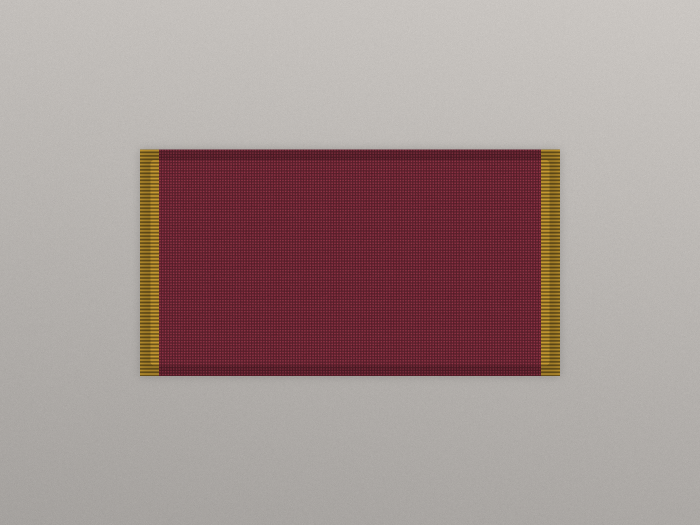
#> input picture backend/app/ai/fixtures/images/synthetic/good.png, 1400 x 1050 px (shown at 1/2 size); its folder holds only this picture in this run
$ python -i quality.py   (imports and definitions only)   (older library calls are emulated)
#> lines starting #> are read from the running program, lines starting #| are printed output that depends on the picture; after the words box and inside, x2 and y2 are one past the last pixel; in counts of white or black regions, pixels touching at a corner belong together
"""
Photo quality assessor.

The first gate in the pipeline, and the one that protects every later stage: no
deterministic enhancement recovers a photo with no recoverable detail in it, and
`TEAM_BUILD_GUIDE.md` forbids inventing detail that was never captured. So a bad
capture must be caught and re-shot, not "fixed".

Everything here is measurement, not inference. There is no model, no weights and no
network call. Given the same bytes it returns the same verdict on any machine, which
is what makes the retake guidance testable and the failure modes explainable to the
artisan in one sentence.

## About the thresholds

The numbers in `QualityThresholds` are **engineering knobs, not measured constants**,
and nothing in the pitch should present them as findings. They were set to separate
the synthetic fixture set in `fixtures/images/`, which is a starting point and not
evidence about real photographs. Calibrate them against the consented evaluation set
described in `TEAM_BUILD_GUIDE.md` before the pilot, and record what changed.

A threshold that has not been calibrated on real craft photographs taken on real
low-end phones in real workshop lighting is a guess. It is a *defensible* guess --
every metric below is a standard, published image measure -- but the code should not
imply more than that, so `QualityReport.metrics` always carries the raw numbers
alongside the grade.
"""

from __future__ import annotations

from dataclasses import dataclass
from pathlib import Path

import cv2
import numpy as np

from ..contracts import QualityLevel, QualityReport

# Blur and framing are resolution-dependent measures. Every image is scaled to this
# long edge before measurement so a 12 MP phone photo and a 2 MP one are graded on the
# same scale. Without this, "sharpness" would mostly measure the camera.
ANALYSIS_LONG_EDGE = 1024


@dataclass(frozen=True)
class QualityThresholds:
    """Provisional. See the module docstring before quoting any of these anywhere."""

    # Capture resolution below which detail is genuinely absent rather than soft.
    min_long_edge_px: int = 640

    # Variance of the Laplacian on a 0..1 grayscale image at ANALYSIS_LONG_EDGE.
    # Higher is sharper.
    blur_acceptable_above: float = 2.0e-3
    blur_unacceptable_below: float = 4.0e-4

    # Fraction of pixels crushed to black or blown to white. Clipped pixels have lost
    # their information permanently; no exposure correction brings them back.
    clip_needs_correction_above: float = 0.02
    clip_unacceptable_above: float = 0.12

    # Mean luminance, 0..1. Outside this band the whole frame is mis-exposed.
    luma_low: float = 0.18
    luma_high: float = 0.88

    # Subject area as a fraction of the frame.
    subject_small_below: float = 0.10
    subject_tiny_below: float = 0.02
    subject_cropped_above: float = 0.92

    # Distance of the subject centre from the frame centre, as a fraction of the
    # frame's half-diagonal.
    off_centre_above: float = 0.30


DEFAULT_THRESHOLDS = QualityThresholds()


# [3 lines that did not run here, left out]


# [9 lines left out: function load_image, not called in this run]


def _contrast_normalised(gray: np.ndarray) -> np.ndarray:
    """Stretch 2nd..98th percentile to 0..1, so sharpness is independent of exposure.

    Percentiles rather than min/max: a single hot pixel or one crushed shadow must not
    set the scale for the whole frame.
    """
    low, high = np.percentile(gray, (2.0, 98.0))
    if high - low < 1e-4:
        return gray  # a flat frame has no detail to rescale
    return np.clip((gray - low) / (high - low), 0.0, 1.0).astype(np.float32)


def _analysis_copy(image: np.ndarray) -> np.ndarray:
    """Scale to a fixed long edge so measures are comparable across cameras."""
    height, width = image.shape[:2]
    long_edge = max(height, width)
    if long_edge == ANALYSIS_LONG_EDGE:
        return image
    scale = ANALYSIS_LONG_EDGE / long_edge
    interpolation = cv2.INTER_AREA if scale < 1 else cv2.INTER_LINEAR
    return cv2.resize(image, (max(1, round(width * scale)), max(1, round(height * scale))), interpolation=interpolation)


def subject_mask(image: np.ndarray) -> np.ndarray:
    """Separate the product from its background, deterministically.

    Craft product photos share a useful property: the object is somewhere in the middle
    and the background is whatever surrounds it at the frame edge. So estimate the
    background from a border band, measure every pixel's distance from it, and take
    Otsu's threshold of that distance map.

    This is not segmentation and does not pretend to be. It is good enough to answer
    "is the product big enough and roughly centred", which is the only question the
    framing grade asks. A real segmentation model would be a dependency, a download and
    a source of non-determinism, in exchange for precision this grade does not need.
    """
    blurred = cv2.GaussianBlur(image, (5, 5), 0)
    lab = cv2.cvtColor(blurred, cv2.COLOR_BGR2LAB).astype(np.float32)

    height, width = lab.shape[:2]
    band = max(1, min(height, width) // 20)
    border = np.concatenate([
        lab[:band].reshape(-1, 3),
        lab[-band:].reshape(-1, 3),
        lab[:, :band].reshape(-1, 3),
        lab[:, -band:].reshape(-1, 3),
    ])
    background = np.median(border, axis=0)

    distance = np.linalg.norm(lab - background, axis=2)
    peak = float(distance.max())
    if peak <= 1e-6:
        return np.zeros((height, width), dtype=np.uint8)

    scaled = np.clip(distance / peak * 255.0, 0, 255).astype(np.uint8)
    _, mask = cv2.threshold(scaled, 0, 255, cv2.THRESH_BINARY + cv2.THRESH_OTSU)

    kernel = cv2.getStructuringElement(cv2.MORPH_ELLIPSE, (9, 9))
    mask = cv2.morphologyEx(mask, cv2.MORPH_CLOSE, kernel)
    mask = cv2.morphologyEx(mask, cv2.MORPH_OPEN, kernel)

    # Keep only the largest connected region: reflections and stray objects should not
    # inflate the subject area.
    count, labels, stats, _ = cv2.connectedComponentsWithStats(mask, connectivity=8)
    if count <= 1:
        return mask
    largest = 1 + int(np.argmax(stats[1:, cv2.CC_STAT_AREA]))
    return np.where(labels == largest, 255, 0).astype(np.uint8)


def subject_bbox(image: np.ndarray) -> tuple[int, int, int, int] | None:
    """(x, y, w, h) of the detected subject, or None when nothing separates."""
    mask = subject_mask(image)
    if not mask.any():
        return None
    xs = np.flatnonzero(mask.any(axis=0))
    ys = np.flatnonzero(mask.any(axis=1))
    return int(xs[0]), int(ys[0]), int(xs[-1] - xs[0] + 1), int(ys[-1] - ys[0] + 1)


def measure(image: np.ndarray) -> dict[str, float]:
    """Every raw number the grades are derived from. No thresholds applied here."""
    original_long_edge = float(max(image.shape[:2]))
    analysis = _analysis_copy(image)
    gray = cv2.cvtColor(analysis, cv2.COLOR_BGR2GRAY).astype(np.float32) / 255.0

    # Sharpness is measured on an exposure-normalised copy, and this is not a detail.
    # The variance of the Laplacian scales with image contrast, so darkening a photo
    # lowers it without touching focus. Measured raw, a sharp photo taken in a dim
    # workshop grades as blurred -- and the app would tell the artisan to hold the
    # phone steadier when the actual problem is the light. Stretching between the 2nd
    # and 98th percentiles first separates "no detail" from "little light", which are
    # different problems with different retake instructions.
    laplacian_var = float(cv2.Laplacian(_contrast_normalised(gray), cv2.CV_32F, ksize=3).var())

    total = float(gray.size)
    shadow_clip = float((gray <= 2 / 255).sum()) / total
    highlight_clip = float((gray >= 253 / 255).sum()) / total
    mean_luma = float(gray.mean())

    metrics = {
        "long_edge_px": original_long_edge,
        "blur_laplacian_var": laplacian_var,
        "shadow_clip_frac": shadow_clip,
        "highlight_clip_frac": highlight_clip,
        "mean_luma": mean_luma,
        "subject_area_frac": 0.0,
        "subject_centre_offset": 0.0,
    }

    box = subject_bbox(analysis)
    if box is not None:
        x, y, w, h = box
        frame_h, frame_w = analysis.shape[:2]
        metrics["subject_area_frac"] = (w * h) / float(frame_w * frame_h)
        centre = np.array([x + w / 2.0, y + h / 2.0])
        frame_centre = np.array([frame_w / 2.0, frame_h / 2.0])
        half_diagonal = float(np.hypot(frame_w, frame_h) / 2.0)
        metrics["subject_centre_offset"] = float(np.linalg.norm(centre - frame_centre) / half_diagonal)

    return metrics


# [78 lines that did not run here, left out]

>>> import cv2
>>> picture = cv2.imread('../fixtures/images/synthetic/good.png')
#> picture is the input picture: shape (1050, 1400, 3); mean B, G, R 142.5, 143.8, 163
>>> result = measure(picture)
#> in measure, `gray = cv2.cvtColor(analysis, cv2.COLOR_BGR2GRAY).astype(np.float32) /..`:
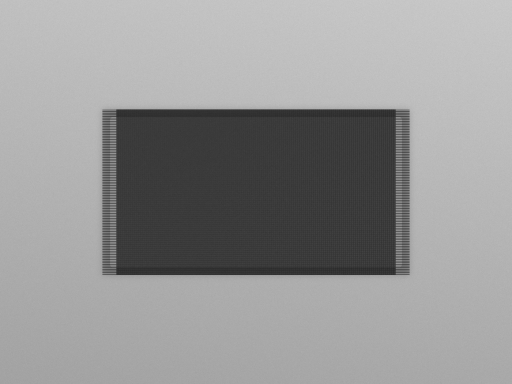
#> gray: shape (768, 1024) float32 (shown at 1/2 size); min 0.141, max 0.804, mean 0.586
#> in _contrast_normalised, `low, high = np.percentile(gray, (2.0, 98.0))`: low = 0.188; high = 0.773
#> in _contrast_normalised, `return np.clip((gray - low) / (high - low), 0.0, 1.0).astype(np.float32)`:
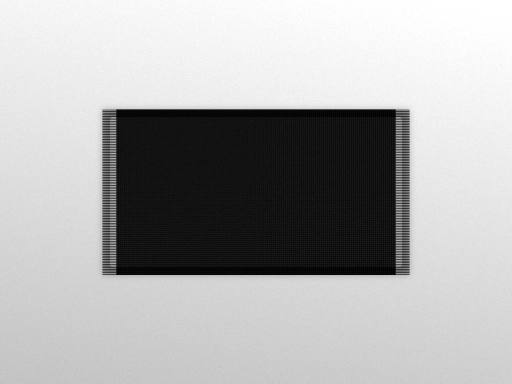
#> returned value: shape (768, 1024) float32 (shown at 1/2 size); min 0, max 1, mean 0.681
#> in measure, `laplacian_var = float(cv2.Laplacian(_contrast_normalised(gray), cv2.CV..`: laplacian_var = 0.101
#> in measure, `shadow_clip = float((gray <= 2 / 255).sum()) / total`: shadow_clip = 0
#> in measure, `mean_luma = float(gray.mean())`: mean_luma = 0.586
#> in measure, `metrics = { "long_edge_px": original_long_edge, "blur_laplacian_var": ..`: metrics = {'long_edge_px': 1400, 'blur_laplacian_var': 0.101, 'shadow_clip_frac': 0, 'highlight_clip_frac': 0, 'mean_luma': 0.586, 'subject_area_frac': 0, 'subject_centre_offset': 0}
#> in subject_mask, `lab = cv2.cvtColor(blurred, cv2.COLOR_BGR2LAB).astype(np.float32)`:
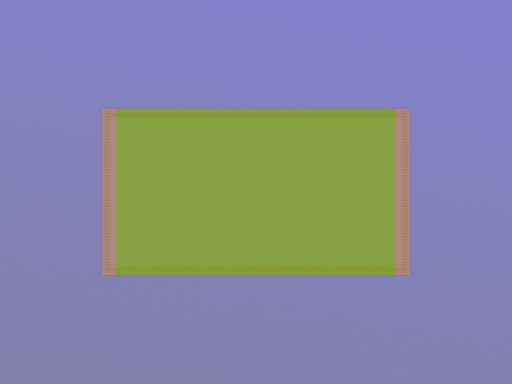
#> lab: shape (768, 1024, 3) float32 (shown at 1/2 size); mean B, G, R 156.2, 135.7, 131.9
#> in subject_mask, `background = np.median(border, axis=0)`: background = [187, 129, 130]
#> in subject_mask, `distance = np.linalg.norm(lab - background, axis=2)`:
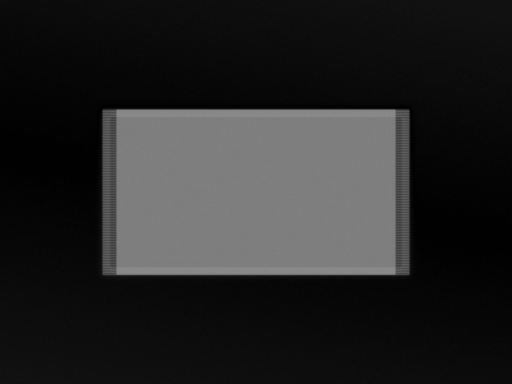
#> distance: shape (768, 1024) float32 (shown at 1/2 size); min 0, max 142.1, mean 38.4
#> in subject_mask, `peak = float(distance.max())`: peak = 142.1
#> in subject_mask, `_, mask = cv2.threshold(scaled, 0, 255, cv2.THRESH_BINARY + cv2.THRESH..`:
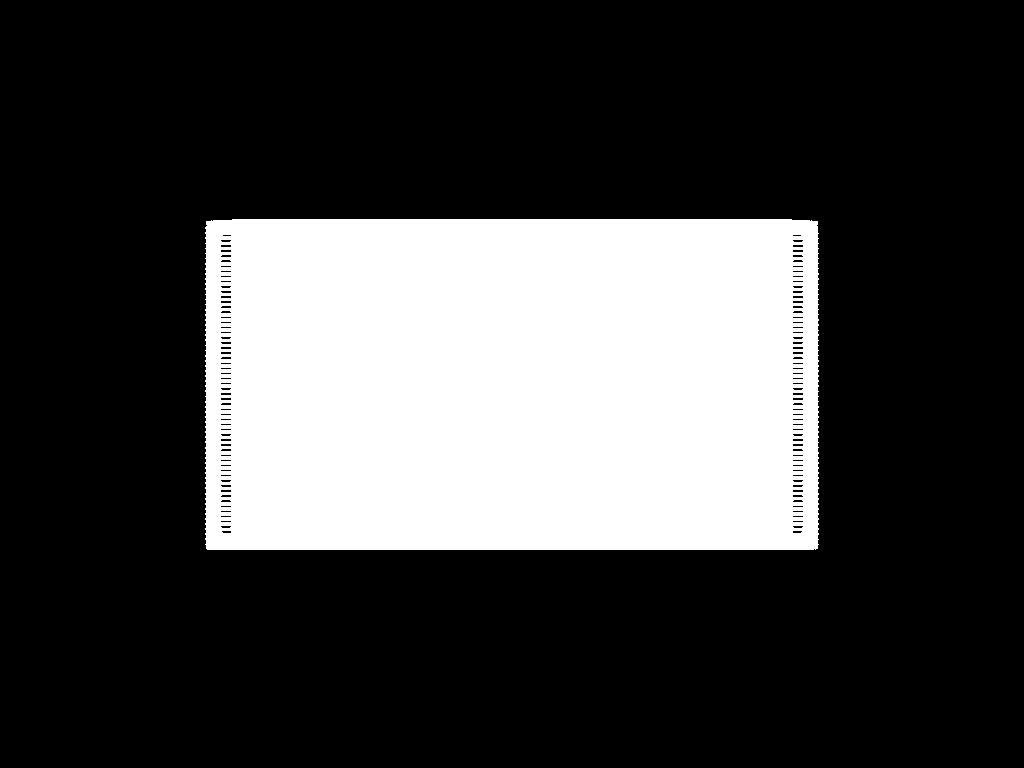
#> mask: shape (768, 1024); 25.6% white; 1 white region, box (x1, y1, x2, y2) and area: (205, 219, 819, 550) 200983
#> in subject_mask, `mask = cv2.morphologyEx(mask, cv2.MORPH_CLOSE, kernel)`:
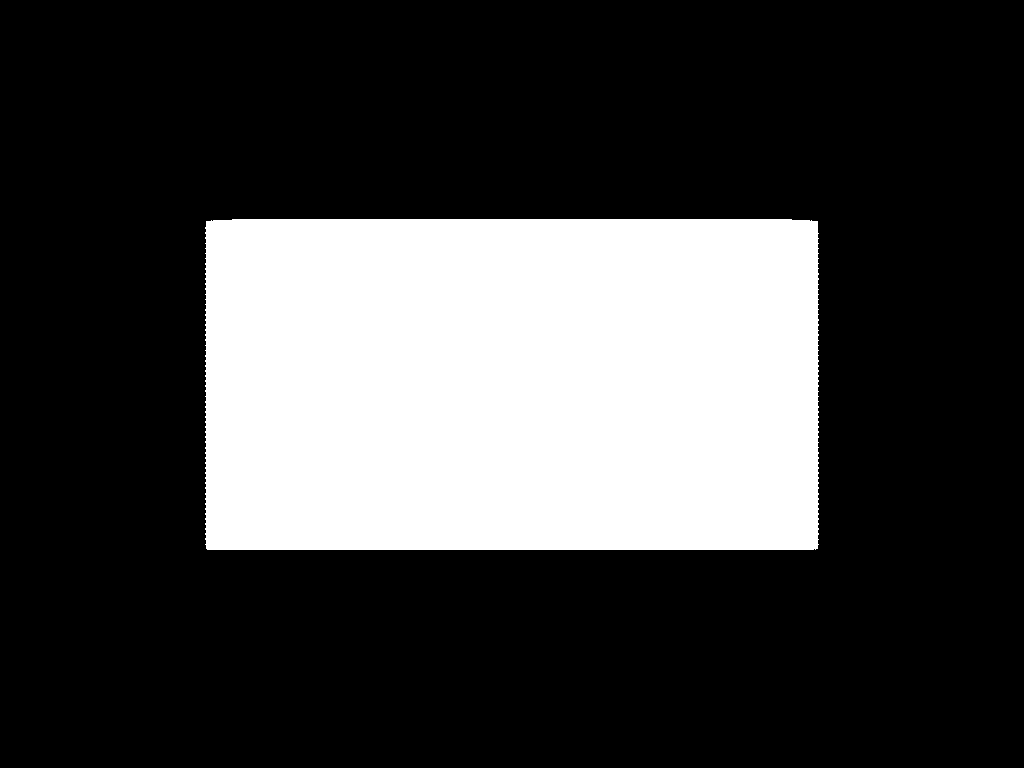
#> mask: shape (768, 1024); 25.8% white; 1 white region, box (x1, y1, x2, y2) and area: (205, 219, 819, 550) 202715
#> in subject_mask, `count, labels, stats, _ = cv2.connectedComponentsWithStats(mask, conne..`: count = 2; stats = [[0, 0, 1024, 768, 583946], [206, 219, 612, 331, 202486]]
#> in subject_mask, `largest = 1 + int(np.argmax(stats[1:, cv2.CC_STAT_AREA]))`: largest = 1
#> in subject_bbox, `xs = np.flatnonzero(mask.any(axis=0))`: xs = 612 values from 206 to 817
#> in subject_bbox, `ys = np.flatnonzero(mask.any(axis=1))`: ys = 331 values from 219 to 549
#> in measure, `box = subject_bbox(analysis)`: box = (206, 219, 612, 331)
#> in measure, `x, y, w, h = box`: x = 206; y = 219; w = 612; h = 331
#> in measure, `centre = np.array([x + w / 2.0, y + h / 2.0])`: centre = [512, 384.5]
#> result = {'long_edge_px': 1400, 'blur_laplacian_var': 0.101, 'shadow_clip_frac': 0, 'highlight_clip_frac': 0, 'mean_luma': 0.586, 'subject_area_frac': 0.258, 'subject_centre_offset': 0.000781}

$ run again, on backend/app/ai/fixtures/images/synthetic/off_centre.png
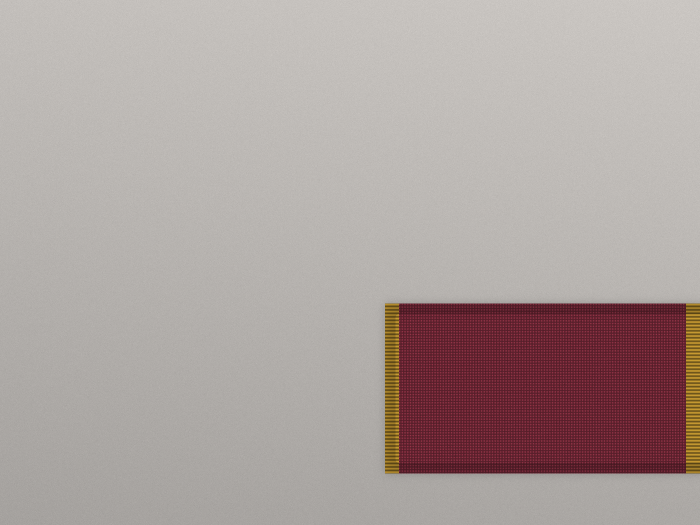
#> input picture backend/app/ai/fixtures/images/synthetic/off_centre.png, 1400 x 1050 px (shown at 1/2 size)
#> picture is the input picture: shape (1050, 1400, 3); mean B, G, R 157.8, 160.1, 172.5
#> low = 0.192; high = 0.773
#> laplacian_var = 0.0628
#> shadow_clip = 0
#> mean_luma = 0.642
#> metrics = {'long_edge_px': 1400, 'blur_laplacian_var': 0.0628, 'shadow_clip_frac': 0, 'highlight_clip_frac': 0, 'mean_luma': 0.642, 'subject_area_frac': 0, 'subject_centre_offset': 0}
#> in subject_mask, `lab = cv2.cvtColor(blurred, cv2.COLOR_BGR2LAB).astype(np.float32)`:
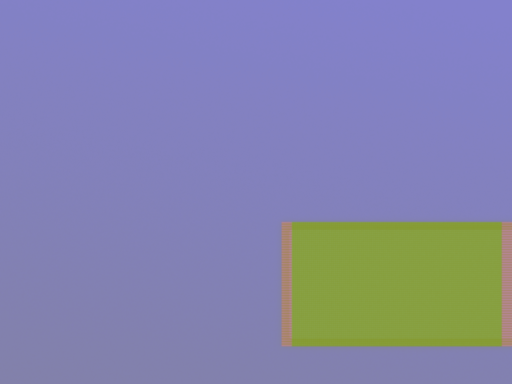
#> lab: shape (768, 1024, 3) float32 (shown at 1/2 size); mean B, G, R 170.5, 132.4, 131.1
#> background = [186, 129, 130]
#> peak = 142.1
#> in subject_mask, `mask = cv2.morphologyEx(mask, cv2.MORPH_CLOSE, kernel)`:
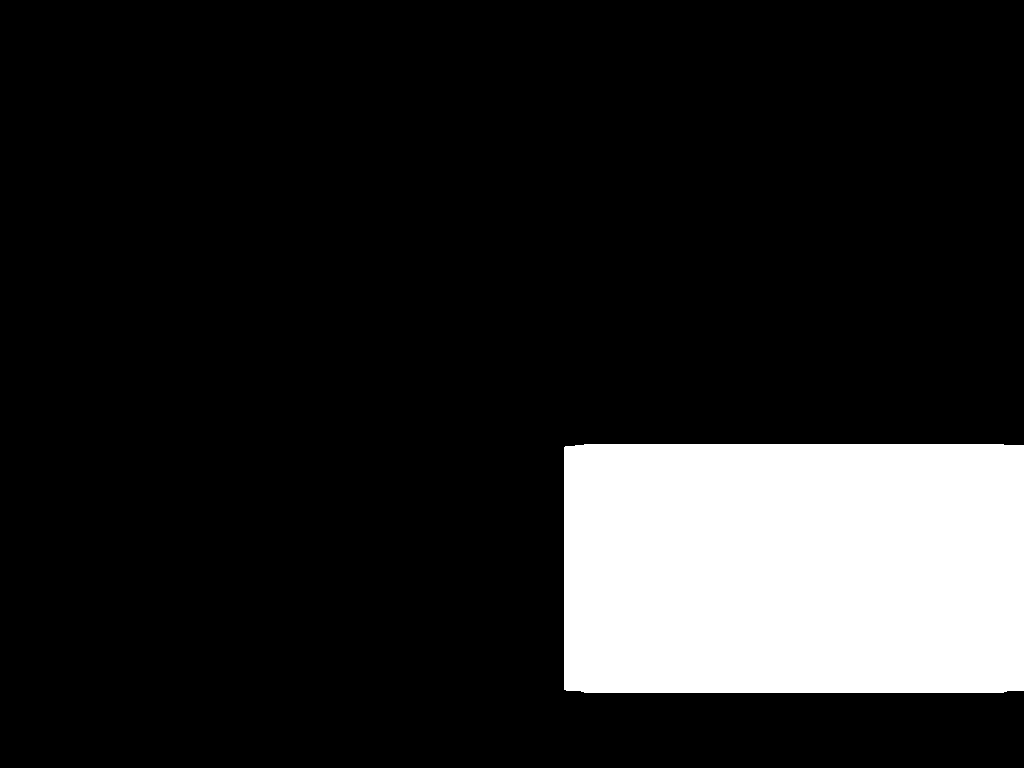
#> mask: shape (768, 1024); 14.5% white; 1 white region, box (x1, y1, x2, y2) and area: (564, 444, 1024, 693) 114412
#> labels: shape (768, 1024) int32; values 0 (black) and 1 (white), 14.5% white; 1 white region, box (x1, y1, x2, y2) and area: (564, 444, 1024, 693) 114403
#> count = 2; stats = [[0, 0, 1024, 768, 672029], [564, 444, 460, 249, 114403]]
#> largest = 1
#> xs = 460 values from 564 to 1023
#> ys = 249 values from 444 to 692
#> box = (564, 444, 460, 249)
#> x = 564; y = 444; w = 460; h = 249
#> centre = [794, 568.5]
#> result = {'long_edge_px': 1400, 'blur_laplacian_var': 0.0628, 'shadow_clip_frac': 0, 'highlight_clip_frac': 0, 'mean_luma': 0.642, 'subject_area_frac': 0.146, 'subject_centre_offset': 0.527}
